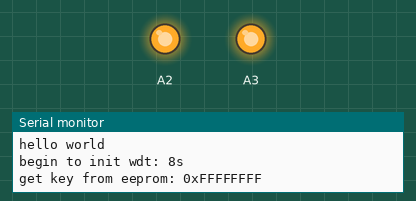
The sketch below on a simulated Arduino Nano, built with avr-gcc and run on an emulated ATmega328P. Parts: output pins drawn as LEDs (lit = HIGH), the last lines printed to the serial monitor.

Above: at 0.1 s.
At 0.6 s:
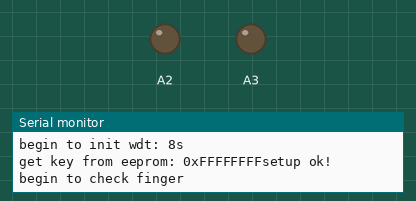
Timing chart, 0 to 2.1 s (numbered marks = the images above):
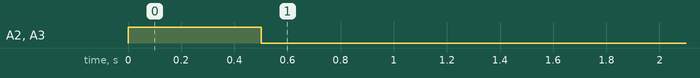

The sketch:

fingerprint.ino
```cpp
// (licence header left out)
#include <avr/wdt.h>

#include <Adafruit_Fingerprint.h>
#include <SoftwareSerial.h>
#include <Streaming.h>
#include <Servo.h>
#include <EEPROM.h>


#define __Debug         1                               // if debug mode
#define __WDT           0                               // if use wdt
#define __Sound         0                               // if use sound sensor


#if __WDT
#define wdt_init(X)     wdt_enable(X)
#define feed()          wdt_reset()
#else
#define wdt_init(X)
#define feed()
#endif


#if __Debug
#define DBG(X)          Serial.println(X)
#else
#define DBG(X)
#endif

#define FPON()          digitalWrite(A3, LOW)
#define FPOFF()         digitalWrite(A3, HIGH)

SoftwareSerial mySerial(A5, A4);                                // tx, rx
Adafruit_Fingerprint finger = Adafruit_Fingerprint(&mySerial);
Servo myservo;                                                  // create servo object to control a servo

const long CHECKTIME  = 5000;                                   // ms
const int  angleServo = 60;                                     // Rotation angle

const int  NOISE_MIN  = 220;
const int  NOISE_MAX  = 500;
int bgNoise_xn = 150;

#if __WDT
void delay_wdt(long tms)
{
    //DBG("get in delay_wdt");
    long nt = tms/500;
    //cout << "nt = " << nt << endl;
    for(long i=0; i<nt; i++)
    {
        delay(500);
        feed();
    }
    delay(tms%500);
    feed();
}
#else
void delay_wdt(long tms)
{
    delay(tms);
}
#endif

int getAnalog()
{
    int sum=0;
    for(int i = 0; i<32; i++)
    {
        sum+=analogRead(A7);
    }
    return sum>>5;
}


int kick()
{
#if __Sound
    int noise_t = getAnalog();

    if(noise_t>NOISE_MIN && noise_t<NOISE_MAX)
    {
        feed();
        return 1;
    }
    feed();
    return 0;
#else

    return 1;
#endif
}

void open_close_door()
{
    myservo.attach(6);
    for(int i=20; i<angleServo; i++)
    {
        feed();
        myservo.write(i);
        delay_wdt(5);
    }

    delay_wdt(2000);

    for(int i=(angleServo-1); i>=20; i--)
    {
        feed();
        myservo.write(i);
        delay_wdt(5);
    }
    myservo.detach();
    feed();

}

void checkAndOpen()
{
    FPON();
    delay_wdt(1000);

    long t1 = millis();

#if __Debug & __Sound
    cout << "checkAndOpen: t1 = " << t1 << endl;
#endif
    while(1)
    {
        if(getFingerprintIDez()>=0)
        {
            open_close_door();
            FPOFF();
            DBG("get right finger, open door now!!");
            feed();
#if __Sound
            delay_wdt(5000);
#endif
            return;
        }

#if __Sound
        long t2 = millis();
        long dt = t2 - t1;

        if(dt > CHECKTIME)
        {
#if __Debug
            cout << "checkAndOpen: t2 = " << t2 << endl;
            cout << "checkAndOpen: dt = " << dt << endl;
#endif
            DBG("timer out: didn't get right finger");
            break;
        }
        feed();

#endif

    }
    feed();

    FPOFF();
}

void setKey()
{
    unsigned char key_s[4];
    unsigned long key_e = 0;

#if __Debug
    cout << "get key from eeprom: 0x";
#endif
    for(int i=0; i<4; i++)
    {

        key_s[i] = EEPROM.read(i+92);
        key_e = key_e<<8;
        key_e += key_s[i];
#if __Debug
        Serial.print(key_s[i], HEX);
#endif
    }

    finger.setKey(key_e);

}

void setup()
{

#if __Debug
    Serial.begin(38400);
    DBG("hello world");
    cout << "begin to init wdt: 8s" << endl;
#endif

    setKey();

    wdt_init(WDTO_8S);

    pinMode(A2, OUTPUT);
    pinMode(A3, OUTPUT);

    digitalWrite(A3, HIGH);
    digitalWrite(A2, HIGH);

    FPOFF();
    finger.begin(19200);
    feed();

#if __Sound
    delay_wdt(5000);
#else
    delay(500);
#endif

    digitalWrite(A2, LOW);
    feed();
#if __Debug
    cout << "setup ok!" << endl;
#endif
}

void loop()                     // run over and over again
{
    static int kickTimes = 0;
    static long t1 = millis();

    if(kick())
    {
#if __Debug
        cout << "begin to check finger" << endl;
#endif
        checkAndOpen();
        delay_wdt(500);

#if __Sound
        long t2 = millis();
        kickTimes++;

        if(kickTimes>= 3 && (t2-t1)<60000)               // if 3times within 1min
        {
            DBG("3time within 1min, delay for 1mins");
            delay_wdt(60000);
            t1 = millis();
            kickTimes = 0;
        }
        else if((t2-t1)>=60000)
        {
            DBG("excess 1min");
            kickTimes = 1;
            t1 = millis();
        }
        else
        {
            delay_wdt(5000);
        }
#if __Debug
        cout << "works again" << endl;
#endif

#endif
        feed();
    }
    feed();
}

// returns -1 if failed, otherwise returns ID #
int getFingerprintIDez()
{

    feed();
    if (!finger.verifyPassword())
    {
        DBG("Did not find fingerprint sensor :(");
        return -1;
    }

    feed();
    uint8_t p = finger.getImage();
    if (p != FINGERPRINT_OK)
    {
        return -1;
    }

    feed();
    p = finger.image2Tz();
    if (p != FINGERPRINT_OK)
    {
        return -1;
    }

    feed();
    p = finger.fingerFastSearch();
    if (p != FINGERPRINT_OK)
    {
        return -1;
    }

#if __Debug
    Serial.print("Found ID #");
    Serial.print(finger.fingerID);
    Serial.print(" with confidence of ");
    DBG(finger.confidence);
#endif

    feed();
    return finger.fingerID;

}

/*********************************************************************************************************
  END FILE
*********************************************************************************************************/
```

Measured:
- by itself, A3: HIGH → LOW at 0.50 s
